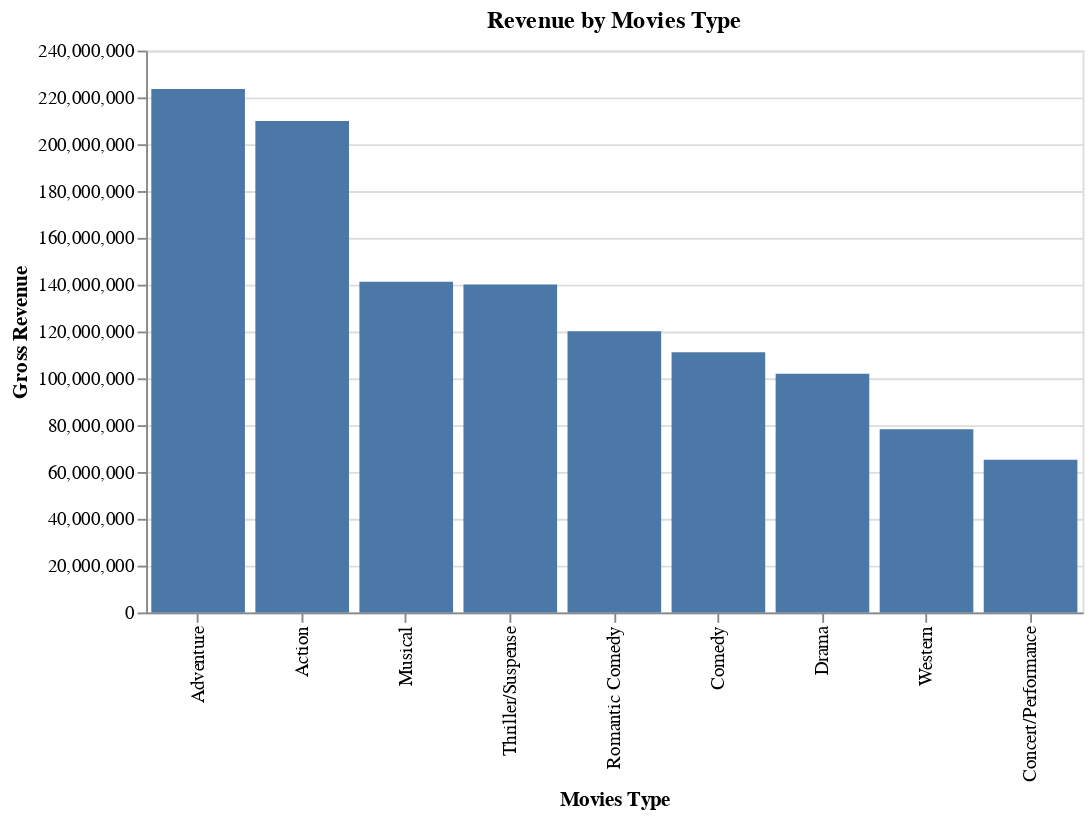

This figure's notebook cell:
### Code cell
disney9 = (
    alt.Chart(disney7,width = 500, height = 300)
    .mark_bar().encode(
        x = alt.X("genre:O",title = "Movies Type",sort="-y"),
        y=alt.Y("total_gross:Q", title="Gross Revenue"),
    )
    .properties(title = "Revenue by Movies Type")
)
disney9

### Figure 1 — Vega-Lite specification as saved in the notebook (floating-point values rounded to 4 significant figures)
{"config": {"view": {"continuousWidth": 400, "continuousHeight": 300}}, "data": {"name": "data-f33001899f3c766bffad46f4477d8087"}, "mark": "bar", "encoding": {"x": {"type": "ordinal", "field": "genre", "sort": "-y", "title": "Movies Type"}, "y": {"type": "quantitative", "field": "total_gross", "title": "Gross Revenue"}}, "height": 300, "title": "Revenue by Movies Type", "width": 500, "$schema": "https://vega.github.io/schema/vega-lite/v4.8.1.json", "datasets": {"data-f33001899f3c766bffad46f4477d8087": [{"genre": "Concert/Performance", "total_gross": 65281781}, {"genre": "Western", "total_gross": 78294423}, {"genre": "Drama", "total_gross": 102004295}, {"genre": "Comedy", "total_gross": 111116184}, {"genre": "Romantic Comedy", "total_gross": 120102820}, {"genre": "Thriller/Suspense", "total_gross": 140103724}, {"genre": "Musical", "total_gross": 141266983}, {"genre": "Action", "total_gross": 209918484}, {"genre": "Adventure", "total_gross": 223600118}]}}
